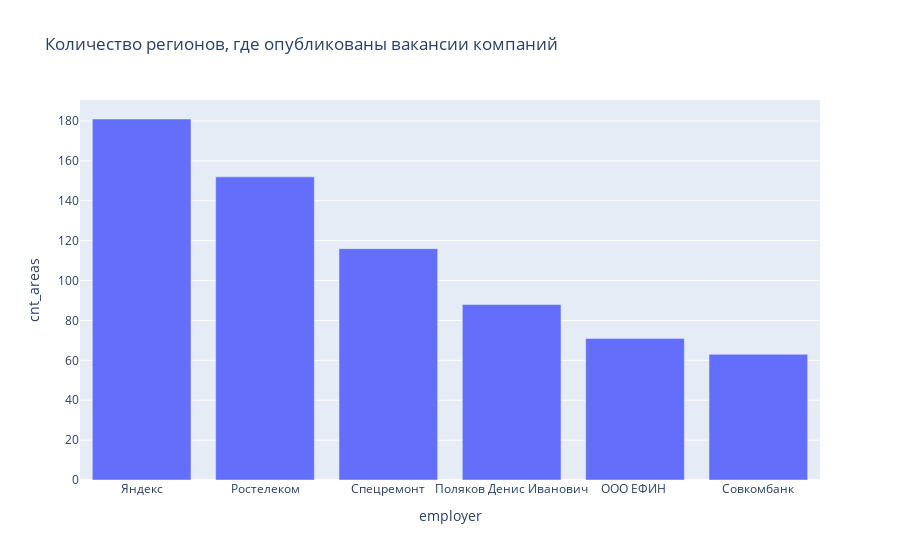

This figure's notebook cell:
### Markdown cell above
3. Для каждого работодателя посчитайте количество регионов, в которых он публикует свои вакансии. Отсортируйте результат по убыванию количества.

### Code cell
query_5_3 = f'''select e.name as employer, count(distinct v.area_id) as cnt_areas
from employers as e
left join vacancies as v on e.id = v.employer_id 
group by e.name
order by 2 desc
limit 6
'''
df5 = pd.read_sql_query(query_5_3, connection)
display(df5)
fig5 = px.bar(df5, x = 'employer', y='cnt_areas',title= "Количество регионов, где опубликованы вакансии компаний ")
#fig5.write_image('data/img3.png')
fig5.show()

### Figure 1 — Plotly figure (JSON) as saved in the notebook; plotly's stock layout.template omitted (floating-point values rounded to 4 significant figures)
{"data": [{"alignmentgroup": "True", "hovertemplate": "employer=%{x}<br>cnt_areas=%{y}<extra></extra>", "legendgroup": "", "marker": {"color": "#636efa", "pattern": {"shape": ""}}, "name": "", "offsetgroup": "", "orientation": "v", "showlegend": false, "textposition": "auto", "type": "bar", "x": ["Яндекс", "Ростелеком", "Спецремонт", "Поляков Денис Иванович", "ООО ЕФИН ", "Совкомбанк"], "xaxis": "x", "y": [181, 152, 116, 88, 71, 63], "yaxis": "y"}], "layout": {"barmode": "relative", "legend": {"tracegroupgap": 0}, "title": {"text": "Количество регионов, где опубликованы вакансии компаний "}, "xaxis": {"anchor": "y", "domain": [0, 1], "title": {"text": "employer"}}, "yaxis": {"anchor": "x", "domain": [0, 1], "title": {"text": "cnt_areas"}}}}
